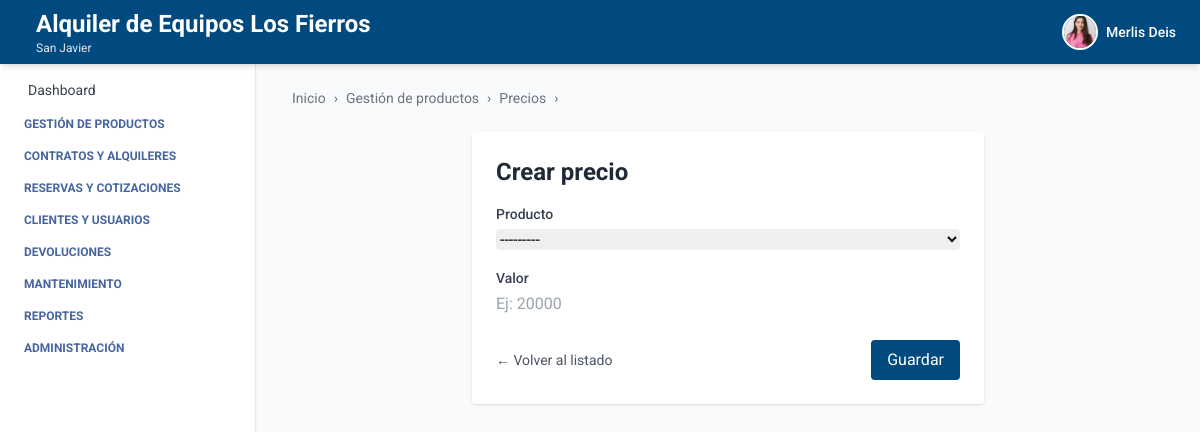
Page /productos/precios/crear/ (signed in) on the committed database.
### autenticacion/models.py (models this page shows, shortened)
class Usuario(AbstractUser):
    telefono = models.CharField(max_length=20, blank=True, null=True)
    empresa = models.ForeignKey(Empresa, on_delete=models.SET_NULL, null=True, blank=True)
    sucursal = models.ForeignKey(Sucursal, on_delete=models.SET_NULL, null=True, blank=True)
    ESTADOS = [
        ("activo", "Activo"),
        ("inactivo", "Inactivo"),
    ]
    estado = models.CharField(max_length=10, choices=ESTADOS, default="activo")
    foto_perfil = models.ImageField(upload_to='usuarios/img/', blank=True, null=True)
    groups = models.ManyToManyField(
        Group,
        related_name='usuarios',  # Evita conflicto con 'user_set'
        blank=True,
        help_text='The groups this user belongs to.',
        verbose_name='groups'
    )
    user_permissions = models.ManyToManyField(
        Permission,
        related_name='usuarios',  # Evita conflicto con 'user_set'
        blank=True,
        help_text='Specific permissions for this user.',
        verbose_name='user permissions'
    )

### empresa/models.py (models this page shows, shortened)
class Empresa(models.Model):
    ESTADOS = [
        ("activo", "Activo"),
        ("inactivo", "Inactivo"),
    ]
    nombre = models.CharField(max_length=100)
    nit = models.CharField(max_length=50, unique=True)
    ciudad = models.CharField(max_length=100, blank=True, null=True)
    direccion = models.CharField(max_length=255, blank=True, null=True)
    departamento = models.CharField(max_length=100, blank=True, null=True)
    telefono = models.CharField(max_length=20, blank=True, null=True)
    estado = models.CharField(max_length=20, choices=ESTADOS, default="activo")
    logo = models.ImageField(upload_to='empresas/img/', blank=True, null=True)

class Sucursal(models.Model):
    ESTADOS = [
        ("activo", "Activo"),
        ("inactivo", "Inactivo"),
    ]
    empresa = models.ForeignKey(Empresa, related_name='sucursales', on_delete=models.CASCADE)
    nombre = models.CharField(max_length=100)
    ciudad = models.CharField(max_length=100)
    direccion = models.CharField(max_length=255)
    departamento = models.CharField(max_length=100, blank=True, null=True)
    telefono = models.CharField(max_length=20, blank=True, null=True)
    estado = models.CharField(max_length=20, choices=ESTADOS, default="activo")

### producto/views_precios.py (the view, shortened to what this page needs)
# urls.py: path('precios/crear/', precio_producto_create, name='precio_producto_create'),
@login_required
def precio_producto_create(request):
    form = PrecioProductoForm(request.POST or None)
    form.fields['producto'].queryset = Producto.objects.filter(empresa=request.user.empresa).annotate(
        num_precios=Count('precios')
    ).filter(
        num_precios=0
    )
    return render(request, 'precio_producto_form.html', {
        'form': form,
        'titulo': 'Crear precio',
        'boton_texto': 'Guardar',
        'breadcrumb_items': [('Gestión de productos', '#'), ('Precios', 'Crear')],
    })

### producto/forms/forms_precio_producto.py
class PrecioProductoForm(forms.ModelForm):
    class Meta:
        model = PrecioProducto
        fields = ['producto', 'valor']
        widgets = {
            'producto': forms.Select(attrs={
                'class': 'w-full rounded border-gray-300 focus:border-[var(--primary-color)] focus:ring focus:ring-[var(--primary-color)] focus:ring-opacity-50'
            }),
            'valor': forms.TextInput(attrs={
                'placeholder': 'Ej: 20000',
                'class': 'w-full rounded border-gray-300 focus:border-[var(--primary-color)] focus:ring focus:ring-[var(--primary-color)] focus:ring-opacity-50'
            }),
        }
        labels = {
            'producto': 'Producto',
            'valor': 'Valor',
        }

### producto/templates/precio_producto_form.html (shortened to what this page needs)
{% extends 'index.html' %}
{% block breadcrumb %}
  {% include 'breadcrumb.html' with home='/' breadcrumbs=breadcrumb_items %}
{% endblock %}
{% block content %}
<div class="max-w-lg mx-auto mt-6 bg-white p-6 rounded shadow">
  <h2 class="text-2xl font-bold text-gray-800 mb-4">{{ titulo }}</h2>
  <form method="post">
    <div class="space-y-4">
      {% for field in form %}
        <div>
          <label for="{{ field.id_for_label }}" class="block text-sm font-medium text-gray-700 mb-1">{{ field.label }}</label>
          {{ field }}
        </div>
      {% endfor %}
    </div>
    <div class="mt-6 flex justify-between items-center">
      <a href="{% url 'precio_producto_list' %}" class="text-sm text-gray-600 hover:underline">← Volver al listado</a>
      <button type="submit" class="bg-[var(--primary-color)] text-white px-4 py-2 rounded hover:opacity-90">
        {{ boton_texto }}
      </button>
    </div>
  </form>
</div>
{% endblock %}

### core/templates/header.html (shortened to what this page needs)
<header class="bg-[var(--primary-color)] shadow-md w-full h-16 flex items-center px-6 justify-between fixed top-0 left-0 z-10">
  <h1 class="text-white flex items-center gap-3 leading-tight">
    <div class="leading-tight">
  {% if request.user.is_authenticated %}
    {% if request.user.empresa %}
      <span class="text-xl sm:text-2xl font-bold block">
        {{ request.user.empresa.nombre }}
      </span>
    {% endif %}
    {% if request.user.sucursal %}
      <span class="text-xs text-gray-200 block">
        {{ request.user.sucursal.nombre }}
      </span>
    {% endif %}
  {% else %}
    <span class="text-xl text-gray-200 block">Gestión inteligente de Equipos</span>
  {% endif %}
</div>
  </h1>
  {% if request.user.is_authenticated %}
  <div x-data="{ open: false }" class="relative flex items-center space-x-3 cursor-pointer" @click.away="open = false">
    <button @click="open = !open" class="flex items-center space-x-2 focus:outline-none">
      {% if request.user.foto_perfil %}
        <img src="{{ request.user.foto_perfil.url }}" alt="Perfil" class="w-9 h-9 rounded-full object-cover border-2 border-white" />
      {% else %}
        <div class="w-9 h-9 rounded-full bg-white text-[var(--primary-color)] flex items-center justify-center font-bold text-sm">
          {{ request.user.first_name|first }}{{ request.user.last_name|first }}
        </div>
      {% endif %}
      <span class="text-white hidden sm:block text-sm font-medium">{{ request.user.first_name }}</span>
    </button>
  </div>
  {% endif %}
</header>

### core/templates/index.html (style rules this page uses)
:root { --primary-color: #004a80; --text-aside-color: rgb(69, 101, 156); }
body { font-family: 'Roboto', sans-serif; }

### rows in the picture
Usuario: user.empresa.nombre "Alquiler de Equipos Los Fierros", user.sucursal.nombre "San Javier", user.foto_perfil (picture), user.first_name "Merlis Deis"

### other values in the picture
{{ label }} "Gestión de productos" "Precios"
{{ titulo }} "Crear precio"
{{ field.label }} "Producto" "Valor"
{{ boton_texto }} "Guardar"
